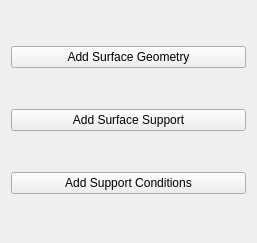
<?xml version="1.0" encoding="UTF-8"?>
<ui version="4.0">
 <class>staticSchemeLayoutWidget</class>
 <widget class="QWidget" name="staticSchemeLayoutWidget">
  <property name="geometry">
   <rect>
    <x>0</x>
    <y>0</y>
    <width>257</width>
    <height>243</height>
   </rect>
  </property>
  <property name="windowTitle">
   <string>Static Scheme Layout</string>
  </property>
  <layout class="QVBoxLayout" name="staticSchemeVBoxLayout">
   <item>
    <widget class="QPushButton" name="layoutAddSurfaceButton">
     <property name="text">
      <string>Add Surface Geometry</string>
     </property>
    </widget>
   </item>
   <item>
    <widget class="QPushButton" name="layoutAddSurfaceSupportButton">
     <property name="text">
      <string>Add Surface Support</string>
     </property>
    </widget>
   </item>
   <item>
    <widget class="QPushButton" name="layoutAddSupportConditionsButton">
     <property name="text">
      <string>Add Support Conditions</string>
     </property>
    </widget>
   </item>
  </layout>
 </widget>
 <resources/>
 <connections/>
</ui>
